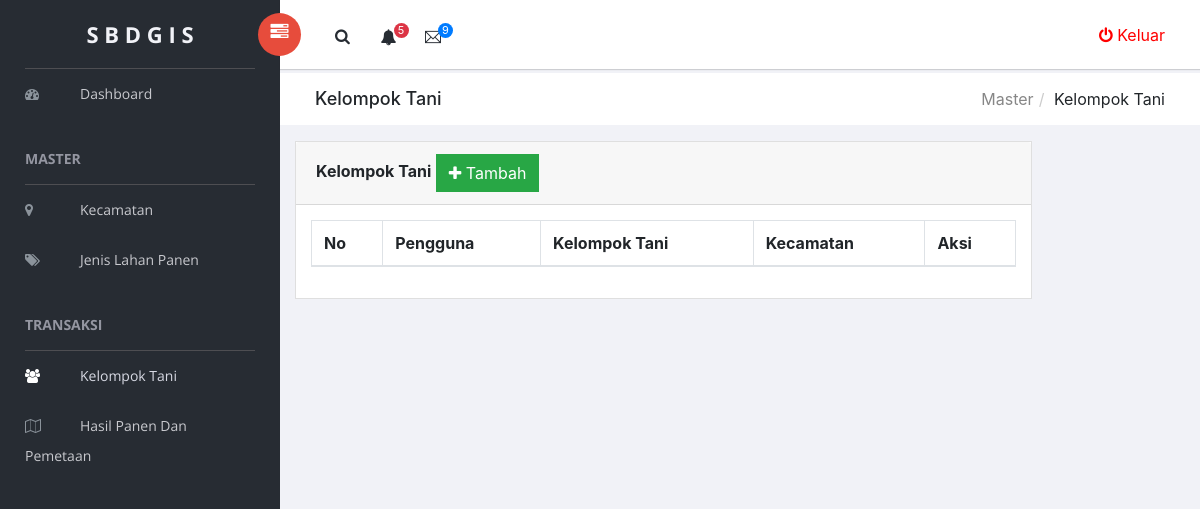
The app's page /app/index.php?p=view_kelompok_tani (signed in), older data.
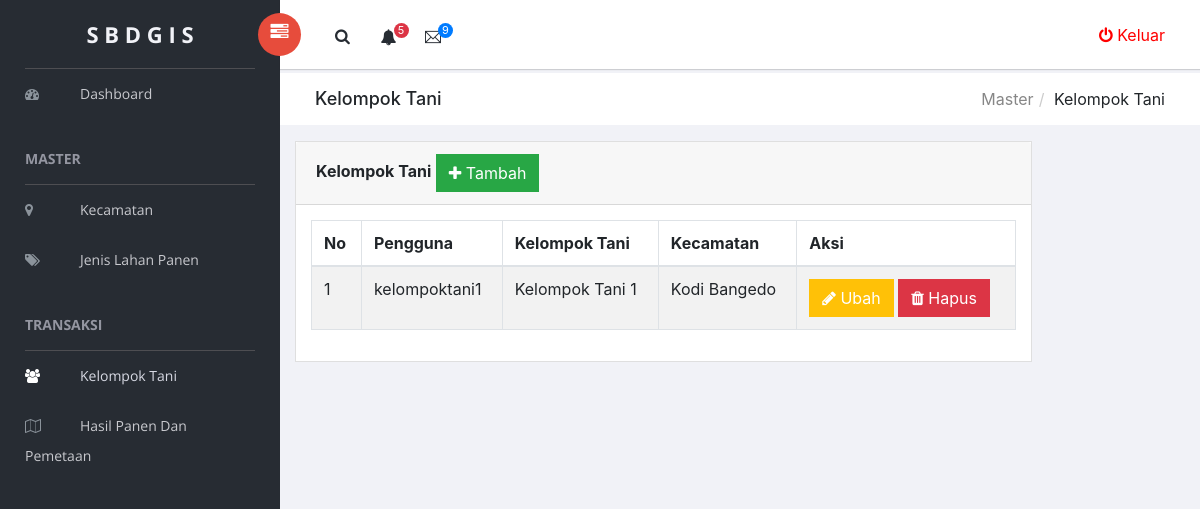
The same page, newer data.
### tables this page shows
CREATE TABLE `tb_kelompok_tani` (
  `id_kelompok_tani` varchar(10) NOT NULL,
  `kelompok_tani` varchar(100) NOT NULL,
  `id_kecamatan` varchar(8) NOT NULL,
  `id_pengguna` varchar(8) NOT NULL
);

CREATE TABLE `tb_pengguna` (
  `id_pengguna` varchar(8) NOT NULL,
  `pengguna` varchar(50) NOT NULL,
  `kata_sandi` varchar(225) NOT NULL,
  `peran` enum('admin','kelompok tani') NOT NULL DEFAULT 'kelompok tani'
);

CREATE TABLE `tb_kecamatan` (
  `id_kecamatan` varchar(10) NOT NULL,
  `kecamatan` varchar(100) NOT NULL,
  `luas_tanah` float NOT NULL
);

### app/helper/koneksi.php (called while the page is built, shortened)
<?php
class Koneksi {
	private $koneksi;
	function __construct(){
		$this->koneksi = new mysqli("localhost","root","","db_gis");
	}
	public function setQuery($sql){
		return $this->koneksi->query($sql);
	}
}
 ?>

### app/helper/crud.php (called while the page is built, shortened)
<?php
include_once 'koneksi.php';
class Crud {
	function __construct(){
		$this->koneksi = new Koneksi();
	}
	public function get($sql){
		$result = $this->koneksi->setQuery($sql);
		$data = [];
        while ($row = $result->fetch_assoc()) {
            $data[] = $row;
        }
        return $data;
	}
}
?>

### app/m_kelompok_tani/view.php (the view)
<div class="breadcrumbs">
    <div class="col-sm-4">
        <div class="page-header float-left">
            <div class="page-title">
                <h1>Kelompok Tani</h1>
            </div>
        </div>
    </div>
    <div class="col-sm-8">
        <div class="page-header float-right">
            <div class="page-title">
                <ol class="breadcrumb text-right">
                    <li><a href="#">Master</a></li>
                    <li class="active">Kelompok Tani</li>
                </ol>
            </div>
        </div>
    </div>
</div>
<div class="content mt-3">
    <div class="animated fadeIn">
        <div class="row">
            <div class="col-md-10">
                <div class="card">
                    <div class="card-header">
                        <strong class="card-title">Kelompok Tani</strong>
                        <a href="?p=add_kelompok_tani" class="btn btn-success"><i class="fa fa-plus"></i> Tambah</a>
                    </div>
                    <div class="card-body">
                        <table id="bootstrap-data-table-export" class="table table-striped table-bordered" >
                            <thead>
                                <tr>
                                    <th>No</th>
                                    <th>Pengguna</th>
                                    <th>Kelompok Tani</th>
                                    <th>Kecamatan</th>
                                    <th>Aksi</th>
                                </tr>
                            </thead>
                            <tbody>
                                <?php
                                $no = 1;
                                $result = $crud->get("SELECT * FROM tb_kelompok_tani AS k
                                                        INNER JOIN tb_pengguna AS p
                                                        ON k.id_pengguna = p.id_pengguna
                                                        INNER JOIN tb_kecamatan AS kc
                                                        ON kc.id_kecamatan = k.id_kecamatan");
                                foreach ($result as $value): ?>
                                <tr>
                                    <td><?= $no++ ?></td>
                                    <td><?= $value['pengguna'] ?></td>
                                    <td><?= $value['kelompok_tani'] ?></td>
                                    <td><?= $value['kecamatan'] ?></td>
                                    <td>
                                        <a href="?p=edit_kelompok_tani&id_pengguna=<?= $value['id_pengguna']?>" class="btn btn-warning text-white"><i class="fa fa-pencil"></i> Ubah</a>
                                        <a href="?p=delete_kelompok_tani&id_pengguna=<?= $value['id_pengguna']?>" onClick="return confirm('Data Akan Dihapus !')"  class="btn btn-danger"><i class="fa fa-trash"></i> Hapus</a>
                                    </td>
                                </tr>
                                <?php endforeach  ?>
                            </tbody>
                        </table>
                    </div>
                </div>
            </div>
        </div>
    </div>
</div>

Row changes from the older to the newer data that the page shows:
now on this page (row edited): tb_kelompok_tani: id_pengguna.pengguna "kelompoktani1", kelompok_tani "Kelompok Tani 1", id_kecamatan.kecamatan "Kodi Bangedo"
